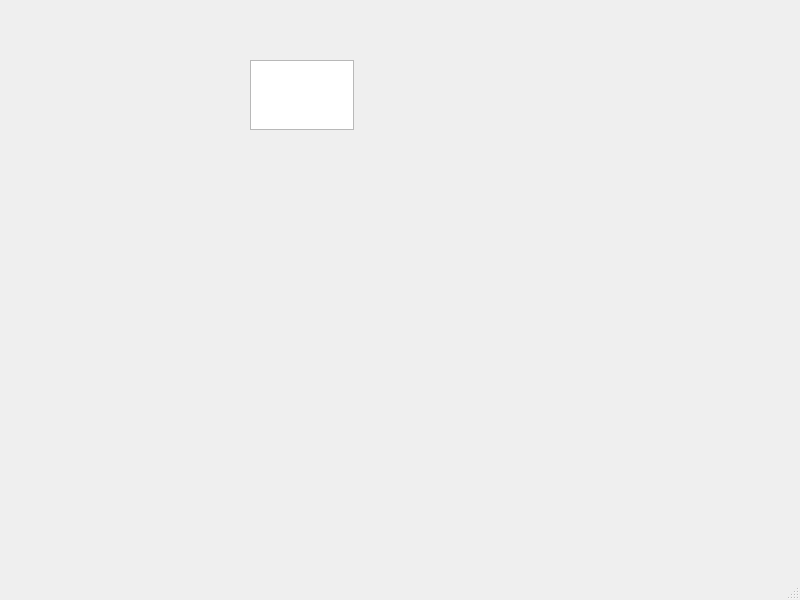
<?xml version="1.0" encoding="UTF-8"?>
<ui version="4.0">
 <class>MainWindow</class>
 <widget class="QMainWindow" name="MainWindow">
  <property name="geometry">
   <rect>
    <x>0</x>
    <y>0</y>
    <width>800</width>
    <height>600</height>
   </rect>
  </property>
  <property name="windowTitle">
   <string>MainWindow</string>
  </property>
  <widget class="QWidget" name="centralwidget">
   <widget class="QTextEdit" name="textEdit">
    <property name="geometry">
     <rect>
      <x>250</x>
      <y>60</y>
      <width>104</width>
      <height>70</height>
     </rect>
    </property>
   </widget>
  </widget>
  <widget class="QMenuBar" name="menubar">
   <property name="geometry">
    <rect>
     <x>0</x>
     <y>0</y>
     <width>800</width>
     <height>20</height>
    </rect>
   </property>
  </widget>
  <widget class="QStatusBar" name="statusbar"/>
 </widget>
 <resources/>
 <connections/>
</ui>
